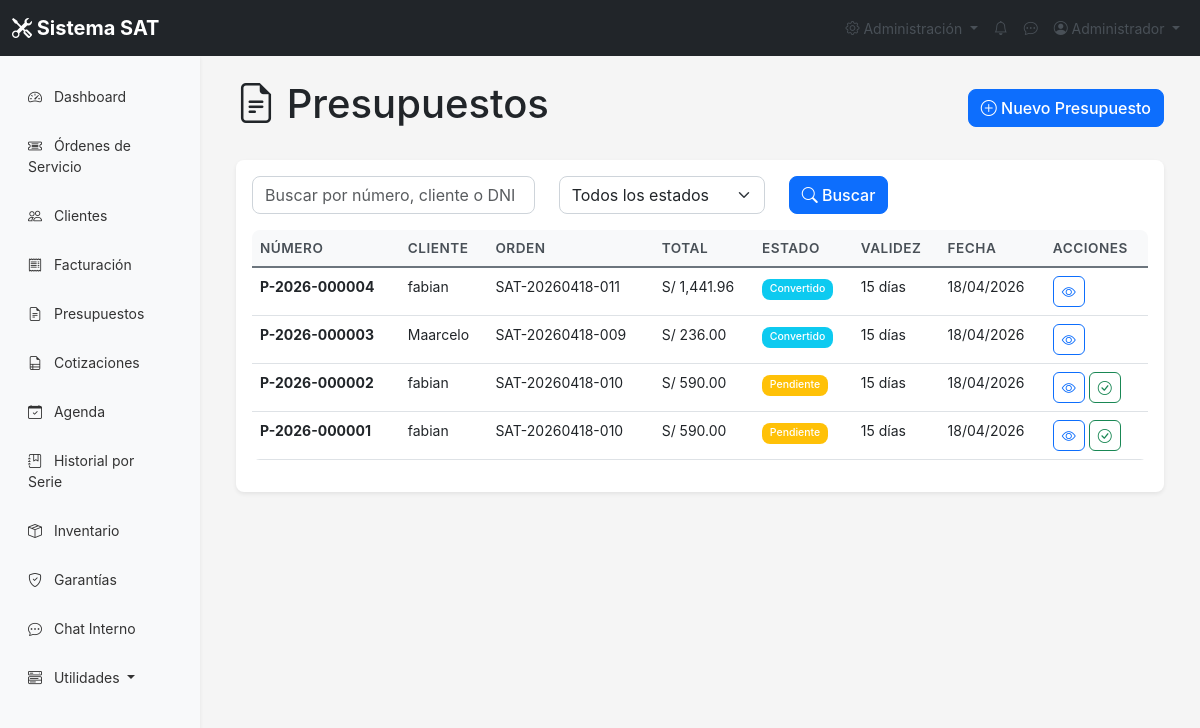
The app's page /presupuestos/listar.php (signed in) with its own data.
### tables this page shows
CREATE TABLE IF NOT EXISTS `presupuestos` (
  `id` int NOT NULL AUTO_INCREMENT,
  `numero_presupuesto` varchar(20) NOT NULL,
  `orden_id` int DEFAULT NULL,
  `cliente_id` int NOT NULL,
  `subtotal` decimal(10,2) NOT NULL,
  `igv` decimal(10,2) NOT NULL,
  `total` decimal(10,2) NOT NULL,
  `estado` enum('pendiente','aprobado','rechazado','convertido') DEFAULT 'pendiente',
  `validez_dias` int DEFAULT '15',
  `observaciones` text,
  `fecha_creacion` datetime DEFAULT CURRENT_TIMESTAMP,
  PRIMARY KEY (`id`),
  UNIQUE KEY `numero_presupuesto` (`numero_presupuesto`),
  KEY `orden_id` (`orden_id`),
  KEY `cliente_id` (`cliente_id`)
);

CREATE TABLE IF NOT EXISTS `clientes` (
  `id` int NOT NULL AUTO_INCREMENT,
  `nombre` varchar(100) NOT NULL,
  `email` varchar(100) DEFAULT NULL,
  `telefono` varchar(20) NOT NULL,
  `direccion` text,
  `dni` varchar(20) DEFAULT NULL,
  `fecha_registro` timestamp NULL DEFAULT CURRENT_TIMESTAMP,
  `estado` enum('activo','inactivo') DEFAULT 'activo',
  `sucursal_id` int DEFAULT NULL,
  PRIMARY KEY (`id`)
);

CREATE TABLE IF NOT EXISTS `ordenes_servicio` (
  `id` int NOT NULL AUTO_INCREMENT,
  `codigo` varchar(20) NOT NULL,
  `equipo_id` int NOT NULL,
  `tecnico_id` int DEFAULT NULL,
  `cliente_id` int NOT NULL,
  `estado` enum('recibido','en_diagnostico','en_reparacion','esperando_repuestos','reparado','entregado','cancelado') DEFAULT 'recibido',
  `prioridad` enum('baja','normal','alta','urgente') DEFAULT 'normal',
  `diagnostico` text,
  `solucion` text,
  `observaciones` text,
  `fecha_ingreso` datetime DEFAULT CURRENT_TIMESTAMP,
  `fecha_diagnostico` datetime DEFAULT NULL,
  `fecha_reparacion` datetime DEFAULT NULL,
  `fecha_entrega` datetime DEFAULT NULL,
  `tiempo_estimado` int DEFAULT NULL,
  `costo_diagnostico` decimal(10,2) DEFAULT '0.00',
  `costo_reparacion` decimal(10,2) DEFAULT '0.00',
  `costo_total` decimal(10,2) DEFAULT '0.00',
  `nota_cliente` text,
  `estado_orden` enum('abierta','cerrada','cancelada') DEFAULT 'abierta',
  `sucursal_id` int DEFAULT NULL,
  PRIMARY KEY (`id`),
  UNIQUE KEY `codigo` (`codigo`),
  KEY `equipo_id` (`equipo_id`),
  KEY `tecnico_id` (`tecnico_id`),
  KEY `cliente_id` (`cliente_id`)
);

### config/config.php (called while the page is built, shortened)
<?php
function formatMoney($amount) {
    return 'S/ ' . number_format($amount, 2);
}
?>

### presupuestos/listar.php (the view, shortened to what this page needs)
<?php
require_once '../config/config.php';
require_once '../include/header.php';
$search = $_GET['search'] ?? '';
$sql = "SELECT p.*, c.nombre as cliente_nombre, c.telefono, c.dni, o.codigo as orden_codigo
        FROM presupuestos p
        LEFT JOIN clientes c ON p.cliente_id = c.id
        LEFT JOIN ordenes_servicio o ON p.orden_id = o.id
        WHERE 1=1";
$sql .= " ORDER BY p.fecha_creacion DESC";
$presupuestos = $conn->query($sql);
?>
<div class="container-fluid">
    <div class="d-flex justify-content-between align-items-center mb-4">
        <h1><i class="bi bi-file-earmark-text"></i> Presupuestos</h1>
        <a href="agregar.php" class="btn btn-primary">
            <i class="bi bi-plus-circle"></i> Nuevo Presupuesto
        </a>
    </div>
    <div class="card">
        <div class="card-body">
            <form method="GET" class="mb-3">
                <div class="row">
                    <div class="col-md-4">
                        <input type="text" name="search" class="form-control" placeholder="Buscar por número, cliente o DNI" value="<?= htmlspecialchars($search) ?>">
                    </div>
                    <div class="col-md-3">
                        <select name="estado" class="form-select">
                            <option value="">Todos los estados</option>
                        </select>
                    </div>
                    <div class="col-md-2">
                        <button type="submit" class="btn btn-primary">
                            <i class="bi bi-search"></i> Buscar
                        </button>
                    </div>
                </div>
            </form>
            <div class="table-responsive">
                <table class="table table-hover">
                    <thead>
                        <tr>
                            <th>Número</th>
                            <th>Cliente</th>
                            <th>Orden</th>
                            <th>Total</th>
                            <th>Estado</th>
                            <th>Validez</th>
                            <th>Fecha</th>
                            <th>Acciones</th>
                        </tr>
                    </thead>
                    <tbody>
                        <?php while ($p = $presupuestos->fetch_assoc()): ?>
                        <tr>
                            <td><strong><?= $p['numero_presupuesto'] ?></strong></td>
                            <td><?= htmlspecialchars($p['cliente_nombre']) ?></td>
                            <td><?= $p['orden_codigo'] ?? '-' ?></td>
                            <td><?= formatMoney($p['total']) ?></td>
                            <td>
                                <?php
                                $badgeClass = match($p['estado']) {
                                    'pendiente' => 'warning',
                                    'aprobado' => 'success',
                                    'rechazado' => 'danger',
                                    'convertido' => 'info',
                                    default => 'secondary'
                                };
                                ?>
                                <span class="badge bg-<?= $badgeClass ?>"><?= ucfirst($p['estado']) ?></span>
                            </td>
                            <td><?= $p['validez_dias'] ?> días</td>
                            <td><?= date('d/m/Y', strtotime($p['fecha_creacion'])) ?></td>
                            <td>
                                <a href="ver.php?id=<?= $p['id'] ?>" class="btn btn-sm btn-outline-primary" title="Ver">
                                    <i class="bi bi-eye"></i>
                                </a>
                                <?php if ($p['estado'] === 'pendiente'): ?>
                                <a href="ver.php?id=<?= $p['id'] ?>&action=aprobar" class="btn btn-sm btn-outline-success" title="Aprobar">
                                    <i class="bi bi-check-circle"></i>
                                </a>
                                <?php endif; ?>
                            </td>
                        </tr>
                        <?php endwhile; ?>
                    </tbody>
                </table>
            </div>
        </div>
    </div>
</div>
<?php require_once '../include/footer.php'; ?>

### css/styles.css (style rules this page uses)
:root { --primary: #0d6efd; --secondary: #6c757d; --success: #198754; --danger: #dc3545; --warning: #ffc107; --info: #0dcaf0; --light: #f8f9fa; --dark: #212529; }
body { font-family: -apple-system, BlinkMacSystemFont, 'Segoe UI', Roboto, 'Helvetica Neue', Arial, sans-serif; font-size: 14px; background-color: #f5f5f5; }
.card { border: none; box-shadow: 0 0.125rem 0.25rem rgba(0, 0, 0, 0.075); border-radius: 0.5rem; }
.table th { font-weight: 600; color: #495057; background-color: #f8f9fa; }
.badge { padding: 0.35em 0.65em; font-weight: 500; }
.btn { border-radius: 0.375rem; font-weight: 500; }
.form-control, .form-select { border-radius: 0.375rem; border: 1px solid #ced4da; }
.btn-primary { background-color: var(--primary); border-color: var(--primary); }

### css/improved.css (style rules this page uses)
:root { --sat-primary: #0d6efd; --sat-secondary: #6c757d; --sat-success: #198754; --sat-danger: #dc3545; --sat-warning: #ffc107; --sat-info: #0dcaf0; --sat-light: #f8f9fa; --sat-dark: #212529; --sat-border-radius: 8px; --sat-shadow: 0 0.125rem 0.25rem rgba(0, 0, 0, 0.075); --sat-transition: all 0.3s ease; }
.btn-primary { border-radius: var(--sat-border-radius); transition: var(--sat-transition); }
.form-control, .form-select { border-radius: var(--sat-border-radius); transition: var(--sat-transition); }
.table { border-radius: var(--sat-border-radius); overflow: hidden; }
.table thead th { background: var(--sat-light); border-bottom: 2px solid var(--sat-secondary); font-weight: 600; text-transform: uppercase; font-size: 0.85rem; letter-spacing: 0.5px; }
.badge { padding: 0.5em 0.75em; border-radius: var(--sat-border-radius); font-weight: 500; }

### records on screen
presupuestos: numero_presupuesto "P-2026-000004", cliente.nombre "fabian", ordenes_servicio.codigo "SAT-20260418-011", total "S/ 1,441.96", estado "Convertido", validez_dias "15", fecha_creacion "18/04/2026"
presupuestos: numero_presupuesto "P-2026-000003", cliente.nombre "Maarcelo", ordenes_servicio.codigo "SAT-20260418-009", total "S/ 236.00", estado "Convertido", validez_dias "15", fecha_creacion "18/04/2026"
presupuestos: numero_presupuesto "P-2026-000002", cliente.nombre "fabian", ordenes_servicio.codigo "SAT-20260418-010", total "S/ 590.00", estado "Pendiente", validez_dias "15", fecha_creacion "18/04/2026"
presupuestos: numero_presupuesto "P-2026-000001", cliente.nombre "fabian", ordenes_servicio.codigo "SAT-20260418-010", total "S/ 590.00", estado "Pendiente", validez_dias "15", fecha_creacion "18/04/2026"

### other values on screen
$_SESSION['nombre'] "Administrador"
